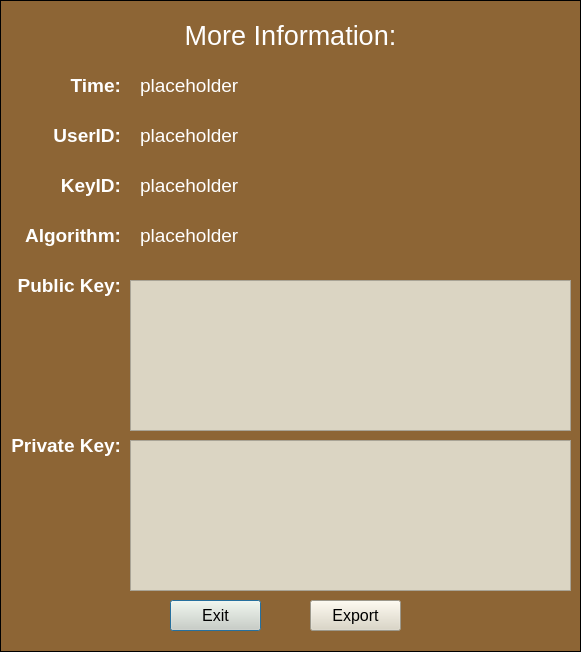
<?xml version="1.0" encoding="UTF-8"?>
<ui version="4.0">
 <class>PrivateKeyInfoDialog</class>
 <widget class="QDialog" name="PrivateKeyInfoDialog">
  <property name="geometry">
   <rect>
    <x>0</x>
    <y>0</y>
    <width>581</width>
    <height>652</height>
   </rect>
  </property>
  <property name="windowTitle">
   <string>Dialog</string>
  </property>
  <property name="styleSheet">
   <string notr="true">QPushButton {
	background-color: #dbd5c3;
}
QDialog { 
   border: 1px solid black;
    background-color: #8d6535;
}
QTextEdit {
	background-color: #dbd5c3;
}</string>
  </property>
  <widget class="QLabel" name="moreInformationLabel">
   <property name="geometry">
    <rect>
     <x>0</x>
     <y>10</y>
     <width>581</width>
     <height>51</height>
    </rect>
   </property>
   <property name="font">
    <font>
     <family>Arial</family>
     <pointsize>20</pointsize>
     <weight>50</weight>
     <italic>false</italic>
     <bold>false</bold>
     <underline>false</underline>
     <kerning>true</kerning>
    </font>
   </property>
   <property name="styleSheet">
    <string notr="true">QLabel {
	color: white;
}</string>
   </property>
   <property name="text">
    <string>More Information:</string>
   </property>
   <property name="alignment">
    <set>Qt::AlignCenter</set>
   </property>
  </widget>
  <widget class="QLabel" name="timeLabel">
   <property name="geometry">
    <rect>
     <x>0</x>
     <y>60</y>
     <width>121</width>
     <height>51</height>
    </rect>
   </property>
   <property name="font">
    <font>
     <family>Arial</family>
     <pointsize>14</pointsize>
     <weight>75</weight>
     <italic>false</italic>
     <bold>true</bold>
     <underline>false</underline>
     <kerning>true</kerning>
    </font>
   </property>
   <property name="styleSheet">
    <string notr="true">QLabel {
	color: white;
}</string>
   </property>
   <property name="text">
    <string>Time:</string>
   </property>
   <property name="alignment">
    <set>Qt::AlignRight|Qt::AlignTrailing|Qt::AlignVCenter</set>
   </property>
  </widget>
  <widget class="QLabel" name="userIDLabel">
   <property name="geometry">
    <rect>
     <x>0</x>
     <y>110</y>
     <width>121</width>
     <height>51</height>
    </rect>
   </property>
   <property name="font">
    <font>
     <family>Arial</family>
     <pointsize>14</pointsize>
     <weight>75</weight>
     <italic>false</italic>
     <bold>true</bold>
     <underline>false</underline>
     <kerning>true</kerning>
    </font>
   </property>
   <property name="styleSheet">
    <string notr="true">QLabel {
	color: white;
}</string>
   </property>
   <property name="text">
    <string>UserID:</string>
   </property>
   <property name="alignment">
    <set>Qt::AlignRight|Qt::AlignTrailing|Qt::AlignVCenter</set>
   </property>
  </widget>
  <widget class="QLabel" name="keyIDLabel">
   <property name="geometry">
    <rect>
     <x>0</x>
     <y>160</y>
     <width>121</width>
     <height>51</height>
    </rect>
   </property>
   <property name="font">
    <font>
     <family>Arial</family>
     <pointsize>14</pointsize>
     <weight>75</weight>
     <italic>false</italic>
     <bold>true</bold>
     <underline>false</underline>
     <kerning>true</kerning>
    </font>
   </property>
   <property name="styleSheet">
    <string notr="true">QLabel {
	color: white;
}</string>
   </property>
   <property name="text">
    <string>KeyID:</string>
   </property>
   <property name="alignment">
    <set>Qt::AlignRight|Qt::AlignTrailing|Qt::AlignVCenter</set>
   </property>
  </widget>
  <widget class="QLabel" name="algorithmLabel">
   <property name="geometry">
    <rect>
     <x>0</x>
     <y>210</y>
     <width>121</width>
     <height>51</height>
    </rect>
   </property>
   <property name="font">
    <font>
     <family>Arial</family>
     <pointsize>14</pointsize>
     <weight>75</weight>
     <italic>false</italic>
     <bold>true</bold>
     <underline>false</underline>
     <kerning>true</kerning>
    </font>
   </property>
   <property name="styleSheet">
    <string notr="true">QLabel {
	color: white;
}</string>
   </property>
   <property name="text">
    <string>Algorithm:</string>
   </property>
   <property name="alignment">
    <set>Qt::AlignRight|Qt::AlignTrailing|Qt::AlignVCenter</set>
   </property>
  </widget>
  <widget class="QLabel" name="publicKeyLabel">
   <property name="geometry">
    <rect>
     <x>0</x>
     <y>260</y>
     <width>121</width>
     <height>51</height>
    </rect>
   </property>
   <property name="font">
    <font>
     <family>Arial</family>
     <pointsize>14</pointsize>
     <weight>75</weight>
     <italic>false</italic>
     <bold>true</bold>
     <underline>false</underline>
     <kerning>true</kerning>
    </font>
   </property>
   <property name="styleSheet">
    <string notr="true">QLabel {
	color: white;
}</string>
   </property>
   <property name="text">
    <string>Public Key:</string>
   </property>
   <property name="alignment">
    <set>Qt::AlignRight|Qt::AlignTrailing|Qt::AlignVCenter</set>
   </property>
  </widget>
  <widget class="QTextBrowser" name="publicKeyTextInput">
   <property name="geometry">
    <rect>
     <x>130</x>
     <y>280</y>
     <width>441</width>
     <height>151</height>
    </rect>
   </property>
   <property name="font">
    <font>
     <family>Arial</family>
     <pointsize>12</pointsize>
    </font>
   </property>
  </widget>
  <widget class="QPushButton" name="exitButton">
   <property name="geometry">
    <rect>
     <x>170</x>
     <y>600</y>
     <width>91</width>
     <height>31</height>
    </rect>
   </property>
   <property name="font">
    <font>
     <family>Arial</family>
     <pointsize>12</pointsize>
    </font>
   </property>
   <property name="text">
    <string>Exit</string>
   </property>
  </widget>
  <widget class="QLabel" name="timeLabelInput">
   <property name="geometry">
    <rect>
     <x>140</x>
     <y>60</y>
     <width>411</width>
     <height>51</height>
    </rect>
   </property>
   <property name="font">
    <font>
     <family>Arial</family>
     <pointsize>14</pointsize>
     <weight>50</weight>
     <italic>false</italic>
     <bold>false</bold>
     <underline>false</underline>
     <kerning>true</kerning>
    </font>
   </property>
   <property name="styleSheet">
    <string notr="true">QLabel {
	color: white;
}</string>
   </property>
   <property name="text">
    <string>placeholder</string>
   </property>
   <property name="alignment">
    <set>Qt::AlignLeading|Qt::AlignLeft|Qt::AlignVCenter</set>
   </property>
  </widget>
  <widget class="QLabel" name="userIDLabelInput">
   <property name="geometry">
    <rect>
     <x>140</x>
     <y>110</y>
     <width>411</width>
     <height>51</height>
    </rect>
   </property>
   <property name="font">
    <font>
     <family>Arial</family>
     <pointsize>14</pointsize>
     <weight>50</weight>
     <italic>false</italic>
     <bold>false</bold>
     <underline>false</underline>
     <kerning>true</kerning>
    </font>
   </property>
   <property name="styleSheet">
    <string notr="true">QLabel {
	color: white;
}</string>
   </property>
   <property name="text">
    <string>placeholder</string>
   </property>
   <property name="alignment">
    <set>Qt::AlignLeading|Qt::AlignLeft|Qt::AlignVCenter</set>
   </property>
  </widget>
  <widget class="QLabel" name="keyIDLabelInput">
   <property name="geometry">
    <rect>
     <x>140</x>
     <y>160</y>
     <width>411</width>
     <height>51</height>
    </rect>
   </property>
   <property name="font">
    <font>
     <family>Arial</family>
     <pointsize>14</pointsize>
     <weight>50</weight>
     <italic>false</italic>
     <bold>false</bold>
     <underline>false</underline>
     <kerning>true</kerning>
    </font>
   </property>
   <property name="styleSheet">
    <string notr="true">QLabel {
	color: white;
}</string>
   </property>
   <property name="text">
    <string>placeholder</string>
   </property>
   <property name="alignment">
    <set>Qt::AlignLeading|Qt::AlignLeft|Qt::AlignVCenter</set>
   </property>
  </widget>
  <widget class="QLabel" name="algorithmLabelInput">
   <property name="geometry">
    <rect>
     <x>140</x>
     <y>210</y>
     <width>411</width>
     <height>51</height>
    </rect>
   </property>
   <property name="font">
    <font>
     <family>Arial</family>
     <pointsize>14</pointsize>
     <weight>50</weight>
     <italic>false</italic>
     <bold>false</bold>
     <underline>false</underline>
     <kerning>true</kerning>
    </font>
   </property>
   <property name="styleSheet">
    <string notr="true">QLabel {
	color: white;
}</string>
   </property>
   <property name="text">
    <string>placeholder</string>
   </property>
   <property name="alignment">
    <set>Qt::AlignLeading|Qt::AlignLeft|Qt::AlignVCenter</set>
   </property>
  </widget>
  <widget class="QTextBrowser" name="privateKeyTextInput">
   <property name="geometry">
    <rect>
     <x>130</x>
     <y>440</y>
     <width>441</width>
     <height>151</height>
    </rect>
   </property>
   <property name="font">
    <font>
     <family>Arial</family>
     <pointsize>12</pointsize>
    </font>
   </property>
  </widget>
  <widget class="QLabel" name="privateKeyLabel">
   <property name="geometry">
    <rect>
     <x>0</x>
     <y>420</y>
     <width>121</width>
     <height>51</height>
    </rect>
   </property>
   <property name="font">
    <font>
     <family>Arial</family>
     <pointsize>14</pointsize>
     <weight>75</weight>
     <italic>false</italic>
     <bold>true</bold>
     <underline>false</underline>
     <kerning>true</kerning>
    </font>
   </property>
   <property name="styleSheet">
    <string notr="true">QLabel {
	color: white;
}</string>
   </property>
   <property name="text">
    <string>Private Key:</string>
   </property>
   <property name="alignment">
    <set>Qt::AlignRight|Qt::AlignTrailing|Qt::AlignVCenter</set>
   </property>
  </widget>
  <widget class="QPushButton" name="exportButton">
   <property name="geometry">
    <rect>
     <x>310</x>
     <y>600</y>
     <width>91</width>
     <height>31</height>
    </rect>
   </property>
   <property name="font">
    <font>
     <family>Arial</family>
     <pointsize>12</pointsize>
    </font>
   </property>
   <property name="text">
    <string>Export</string>
   </property>
  </widget>
 </widget>
 <resources/>
 <connections/>
</ui>
